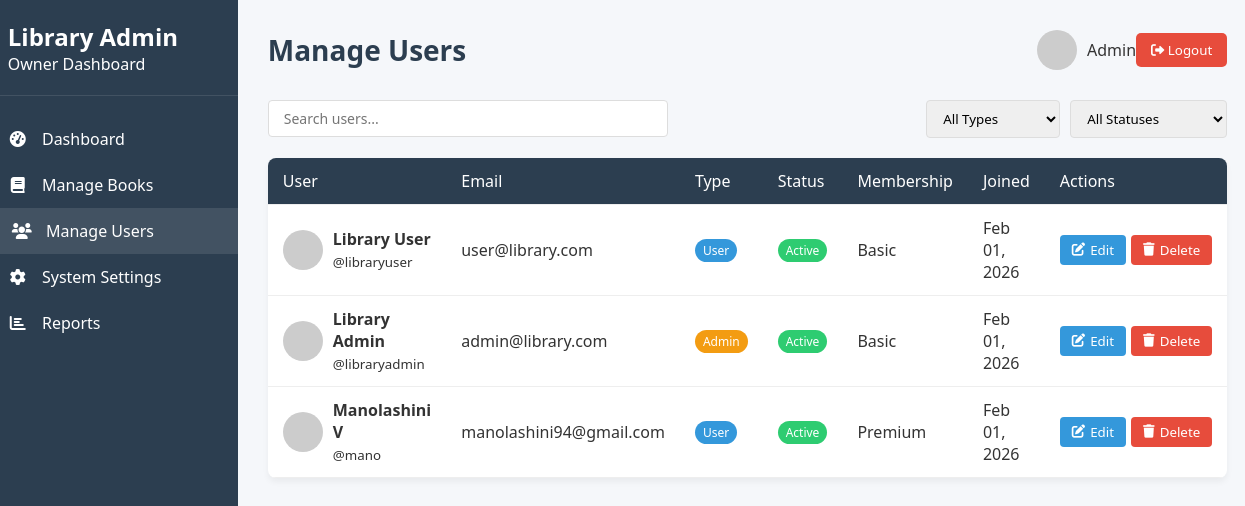
The app's page /manage_users.php (signed in) with its own data.
### tables this page shows
CREATE TABLE users (
    id INT AUTO_INCREMENT PRIMARY KEY,
    full_name VARCHAR(100) NOT NULL,
    email VARCHAR(100) NOT NULL UNIQUE,
    username VARCHAR(50) NOT NULL UNIQUE,
    password VARCHAR(255) NOT NULL,
    user_type ENUM('user', 'admin') NOT NULL DEFAULT 'user',
    is_approved BOOLEAN NOT NULL DEFAULT TRUE,
    created_at TIMESTAMP DEFAULT CURRENT_TIMESTAMP
);

### manage_users.php (the view, shortened to what this page needs)
<?php
require_once 'check_auth.php';
$users = [];
try {
    $stmt = $pdo->query("SELECT * FROM users ORDER BY created_at DESC");
    $users = $stmt->fetchAll(PDO::FETCH_ASSOC);
} catch (PDOException $e) {
    $_SESSION['error'] = "Failed to load users: " . $e->getMessage();
}
try {
    $stmt = $pdo->query("SELECT * FROM users ORDER BY created_at DESC");
    $users = $stmt->fetchAll(PDO::FETCH_ASSOC);
} catch (PDOException $e) {
    $_SESSION['error'] = "Failed to load data: " . $e->getMessage();
}
?>
<!DOCTYPE html>
<html lang="en">
<head>
    <link rel="stylesheet" href="https://cdnjs.cloudflare.com/ajax/libs/font-awesome/6.0.0/css/all.min.css">
    <link rel="stylesheet" href="css/styles.css">
</head>
<body>
    <div class="dashboard-container">
        <div class="sidebar">
            <div class="sidebar-header">
                <h2>Library Admin</h2>
                <p>Owner Dashboard</p>
            </div>
            <nav class="sidebar-nav">
                <a href="owner_dashboard.php" class="nav-item"><i class="fas fa-tachometer-alt"></i> Dashboard</a>
                <a href="manage_books.php" class="nav-item"><i class="fas fa-book"></i> Manage Books</a>
                <a href="manage_users.php" class="nav-item active"><i class="fas fa-users"></i> Manage Users</a>
                <a href="system_settings.php" class="nav-item"><i class="fas fa-cog"></i> System Settings</a>
                <a href="reports.php" class="nav-item"><i class="fas fa-chart-bar"></i> Reports</a>
            </nav>
        </div>
        <div class="main-content">
            <div class="header">
                <h1>Manage Users</h1>
                <div class="user-info">
                    <img src="https://ui-avatars.com/api/?name=<?= urlencode($_SESSION['owner_name']) ?>&background=random" alt="User Avatar">
                    <span><?= htmlspecialchars($_SESSION['owner_name']) ?></span>
                    <button class="logout-btn" onclick="window.location.href='logout.php'"><i class="fas fa-sign-out-alt"></i> Logout</button>
                </div>
            </div>
            <div class="user-controls">
                <div class="search-box">
                    <input type="text" id="searchInput" placeholder="Search users...">
                </div>
                <div class="filter-controls">
                    <select id="userTypeFilter">
                        <option value="">All Types</option>
                    </select>
                    <select id="statusFilter">
                        <option value="">All Statuses</option>
                    </select>
                </div>
            </div>
            <table class="users-table">
                <thead>
                    <tr>
                        <th>User</th>
                        <th>Email</th>
                        <th>Type</th>
                        <th>Status</th>
                        <th>Membership</th>
                        <th>Joined</th>
                        <th>Actions</th>
                    </tr>
                </thead>
                <tbody>
                    <?php if (empty($users)): ?>
                        <tr>
                            <td colspan="7" style="text-align: center;">No users found</td>
                        </tr>
                    <?php else: ?>
                        <?php foreach ($users as $user): ?>
                        <tr>
                            <td>
                                <div style="display: flex; align-items: center; gap: 10px;">
                                    <img src="<?= !empty($user['profile_pic']) ? htmlspecialchars($user['profile_pic']) : 'https://ui-avatars.com/api/?name='.urlencode($user['full_name']).'&background=random' ?>"
                                         alt="User Avatar" class="user-avatar">
                                    <div>
                                        <strong><?= htmlspecialchars($user['full_name']) ?></strong><br>
                                        <small>@<?= htmlspecialchars($user['username']) ?></small>
                                    </div>
                                </div>
                            </td>
                            <td><?= htmlspecialchars($user['email']) ?></td>
                            <td>
                                <?php if ($user['user_type'] === 'admin'): ?>
                                    <span class="badge badge-admin">Admin</span>
                                <?php elseif ($user['user_type'] === 'super_admin'): ?>
                                    <span class="badge badge-super-admin">Super Admin</span>
                                <?php else: ?>
                                    <span class="badge badge-user">User</span>
                                <?php endif; ?>
                            </td>
                            <td>
                                <?php if ($user['request_status'] === 'pending'): ?>
                                    <span class="badge badge-pending">Pending</span>
                                <?php elseif ($user['request_status'] === 'rejected'): ?>
                                    <span class="badge badge-rejected">Rejected</span>
                                <?php elseif ($user['is_active']): ?>
                                    <span class="badge badge-active">Active</span>
                                <?php else: ?>
                                    <span class="badge badge-inactive">Inactive</span>
                                <?php endif; ?>
                            </td>
                            <td>
                                <?= ucfirst($user['membership_level'] ?? 'basic') ?>
                            </td>
                            <td>
                                <?= date('M d, Y', strtotime($user['created_at'])) ?>
                            </td>
                            <td>
                                <div class="action-btns">
                                    <button class="btn btn-edit" onclick="openEditUserModal(<?= $user['id'] ?>)">
                                        <i class="fas fa-edit"></i> Edit
                                    </button>
                                    <button class="btn btn-delete" onclick="confirmDelete(<?= $user['id'] ?>, '<?= htmlspecialchars(addslashes($user['full_name'])) ?>')">
                                        <i class="fas fa-trash"></i> Delete
                                    </button>
                                </div>
                            </td>
                        </tr>
                        <?php endforeach; ?>
                    <?php endif; ?>
                </tbody>
            </table>
        </div>
    </div>
</body>
</html>

### styles.css (style rules this page uses)
:root { --primary-color: #3498db; --primary-dark: #2980b9; --user-color: #2ecc71; --admin-color: #e74c3c; --secondary-color: #2c3e50; --light-gray: #ecf0f1; --dark-gray: #7f8c8d; --error-color: #e74c3c; }
* { box-sizing: border-box; margin: 0; padding: 0; font-family: 'Segoe UI', Tahoma, Geneva, Verdana, sans-serif; }
body { background-color: var(--light-gray); background-image: url('https://images.unsplash.com/photo-1507842217343-583bb7270b66?ixlib=rb-1.2.1&auto=format&fit=crop&w=1350&q=80'); background-size: cover; background-position: center; display: flex; justify-content: center; align-items: center; min-height: 100vh; padding: 20px; }
.header { text-align: center; margin-bottom: 30px; }
.header h1 { color: var(--secondary-color); margin-bottom: 0; font-size: 28px; }
input, textarea { width: 100%; padding: 12px 15px; border: 1px solid #ddd; border-radius: 5px; font-size: 14px; transition: border 0.3s; resize: vertical; }

### manage_users.php (style rules this page uses)
:root { --primary-color: #3498db; --success-color: #2ecc71; --danger-color: #e74c3c; --warning-color: #f39c12; --dark-color: #2c3e50; --light-color: #ecf0f1; --gray-color: #95a5a6; }
body { font-family: 'Segoe UI', Tahoma, Geneva, Verdana, sans-serif; background-color: #f5f7fa; margin: 0; padding: 0; color: #333; }
.dashboard-container { display: grid; grid-template-columns: 250px 1fr; min-height: 100vh; }
.sidebar { background-color: var(--dark-color); color: white; padding: 20px 0; }
.sidebar-header { padding: 0 20px 20px; border-bottom: 1px solid rgba(255,255,255,0.1); }
.sidebar-nav { padding: 20px 0; }
.nav-item { display: block; padding: 12px 20px; color: white; text-decoration: none; transition: all 0.3s; }
.nav-item:hover, .nav-item.active { background-color: rgba(255,255,255,0.1); border-left: 4px solid var(--primary-color); }
.nav-item i { margin-right: 10px; width: 20px; text-align: center; }
.main-content { padding: 30px; }
.header { display: flex; justify-content: space-between; align-items: center; margin-bottom: 30px; }
.user-info { display: flex; align-items: center; }
.user-info img { width: 40px; height: 40px; border-radius: 50%; margin-right: 10px; }
.logout-btn { background-color: var(--danger-color); color: white; border: none; padding: 8px 15px; border-radius: 5px; cursor: pointer; transition: background-color 0.3s; }
.users-table { width: 100%; border-collapse: collapse; background-color: white; border-radius: 8px; overflow: hidden; box-shadow: 0 4px 6px rgba(0,0,0,0.05); }
.users-table th, .users-table td { padding: 12px 15px; text-align: left; border-bottom: 1px solid #eee; }
.users-table th { background-color: var(--dark-color); color: white; font-weight: 500; }
.user-avatar { width: 40px; height: 40px; border-radius: 50%; object-fit: cover; }
.badge { display: inline-block; padding: 3px 8px; border-radius: 12px; font-size: 12px; font-weight: 500; }
.badge-admin { background-color: var(--warning-color); color: white; }
.badge-user { background-color: var(--primary-color); color: white; }
.badge-active { background-color: var(--success-color); color: white; }
.action-btns { display: flex; gap: 5px; }
.btn { padding: 6px 12px; border-radius: 4px; border: none; cursor: pointer; font-weight: 500; transition: all 0.3s; display: inline-flex; align-items: center; gap: 5px; }
.btn-edit { background-color: var(--primary-color); color: white; }
.btn-delete { background-color: var(--danger-color); color: white; }
.user-controls { display: flex; justify-content: space-between; margin-bottom: 20px; gap: 15px; }
.search-box { flex-grow: 1; max-width: 400px; }
.search-box input { width: 100%; padding: 8px 15px; border: 1px solid #ddd; border-radius: 4px; }
.filter-controls { display: flex; gap: 10px; }
.filter-controls select { padding: 8px 12px; border: 1px solid #ddd; border-radius: 4px; }

### records on screen
users: full_name "Library User", username "libraryuser", email "user@library.com", user_type "User", is_active "Active", membership_level "Basic", created_at "Feb 01, 2026"
users: full_name "Library Admin", username "libraryadmin", email "admin@library.com", user_type "Admin", is_active "Active", membership_level "Basic", created_at "Feb 01, 2026"
users: full_name "Manolashini V", username "mano", email "manolashini94@gmail.com", user_type "User", is_active "Active", membership_level "Premium", created_at "Feb 01, 2026"

### other values on screen
$_SESSION['owner_name'] "Admin"
